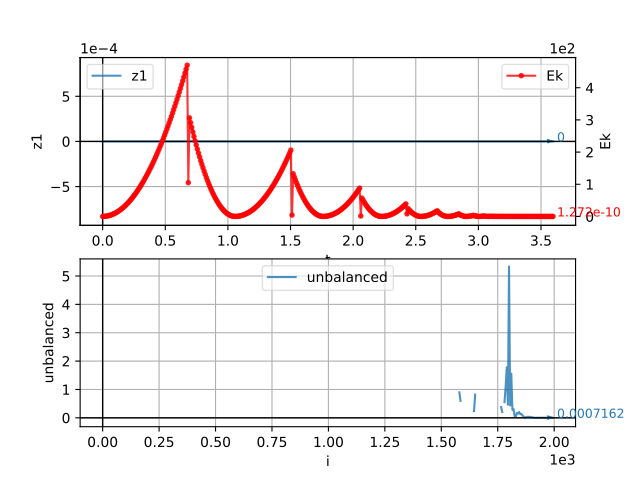

Reproduce this figure in Python.
from past.builtins import execfile
execfile('basic-1.py')
S.engines=S.engines+[PyRunner(5,'myAddPlotData(S)')]
# define function which will be called by the PyRunner above
def myAddPlotData(S):
   uf=woo.utils.unbalancedForce(S)
   S.plot.addData(t=S.time,i=S.step,z1=S.dem.par[1].pos[1],Ek=S.dem.par[1].Ek,unbalanced=uf)
## hack to make this possible when generating docs
__builtins__['myAddPlotData']=myAddPlotData
S.plot.plots={'t':('z1',None,('Ek','r.-')),'i':('unbalanced',)}
S.throttle=0
S.run(2000,True)
S.plot.saveDataTxt('basic-1.data.txt') # for the example below
S.plot.plot()
